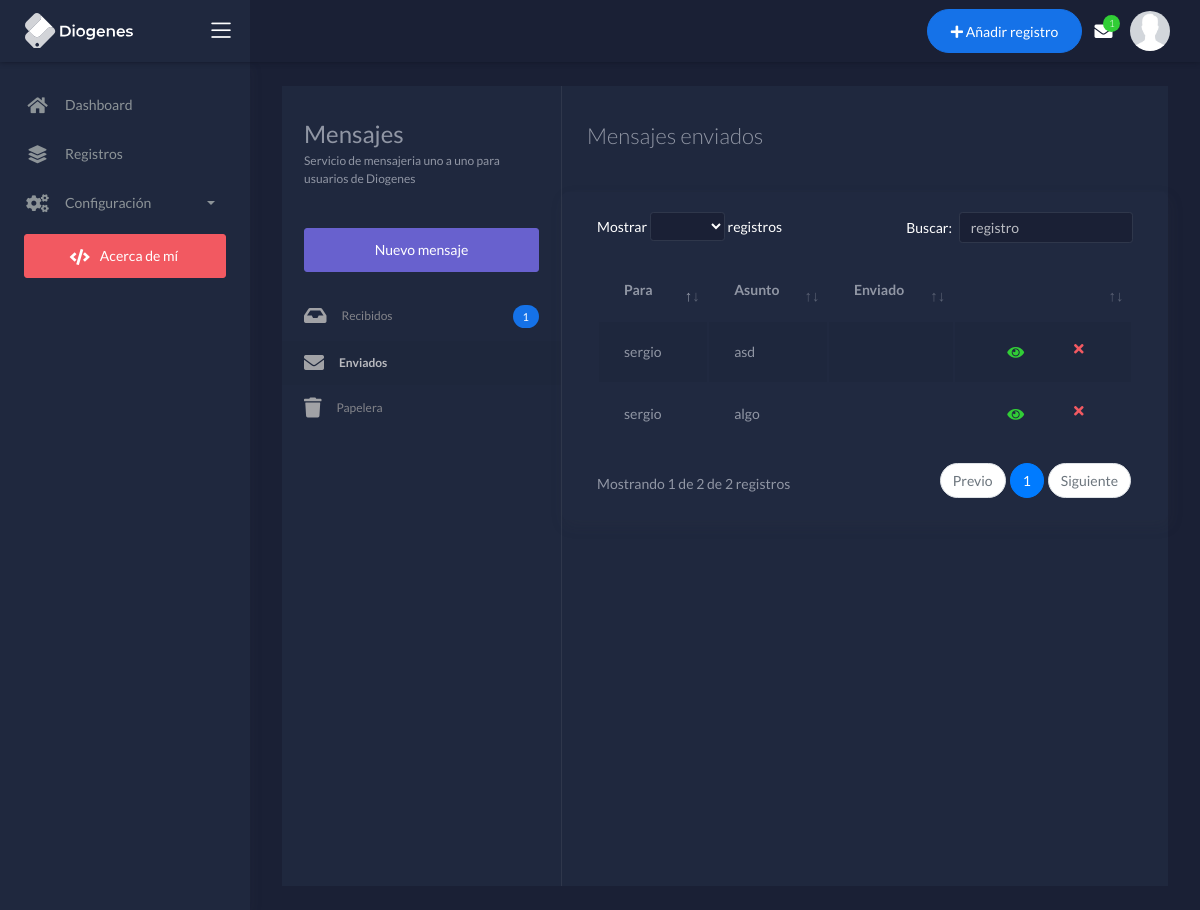
/mensajes/outbox/ (signed in), run on an earlier commit of the app's database.
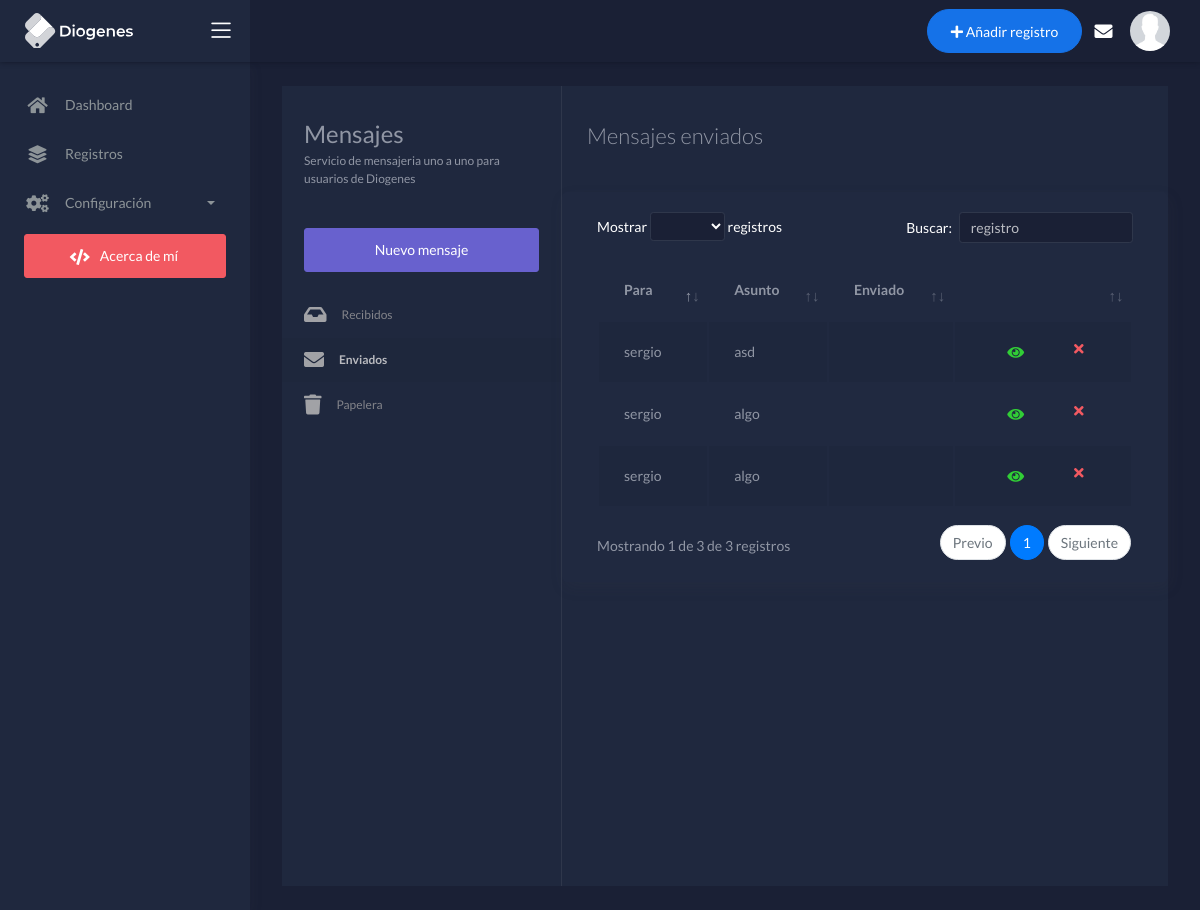
And on a later commit of the database.
### apps/mensajeria/models.py (models this page shows, shortened)
class Mensaje(models.Model):
    asunto = models.CharField(_("Subject"), max_length=140)
    cuerpo = models.TextField(_("Body"))
    remitente = models.ForeignKey(User, related_name='sent_messages', verbose_name=_("Sender"), on_delete=models.PROTECT)
    destinatario = models.ForeignKey(User, related_name='received_messages', null=True, blank=True, verbose_name=_("Recipient"), on_delete=models.SET_NULL)
    parent_msg = models.ForeignKey('self', related_name='next_messages', null=True, blank=True, verbose_name=_("Parent message"), on_delete=models.SET_NULL)
    enviado_el = models.DateTimeField(_("sent at"), null=True, blank=True)
    leido_el = models.DateTimeField(_("read at"), null=True, blank=True)
    respondido_el = models.DateTimeField(_("replied at"), null=True, blank=True)
    remitente_borrado_el = models.DateTimeField(_("Sender deleted at"), null=True, blank=True)
    destinatario_borrado_el = models.DateTimeField(_("Recipient deleted at"), null=True, blank=True)
    objects = ManagerMensaje()
    class Meta:
        ordering = ['-enviado_el']
        verbose_name = _("Mensaje")
        verbose_name_plural = _("Mensajes")

### apps/mensajeria/views.py (the view)
@login_required
def outbox(request):
    mensaje_list = Mensaje.objects.salida_user(request.user)
    return render(request, 'mensajeria/outbox.html', {'mensaje_list': mensaje_list})

### apps/finanzas/forms.py (shortened to what this page needs)
class Gastosform(forms.ModelForm):
    class Meta:
        model = Registros
        fields = ('importe', 'cuenta', 'fecha_de_pago', 'nota', 'categoria' )
        widgets = {
            'importe': forms.NumberInput(attrs={'class': 'form-control'}),
            'nota': forms.Textarea(attrs={'class': 'form-control'}),
            'fecha_de_pago' : forms.DateInput(attrs={'class': 'form-control', 'placeholder': 'Fecha de pago', 'type': 'date'}),
            'categoria': forms.Select(attrs={'class': 'form-control', 'id':'basic', 'name':'basic'}),
            'cuenta': forms.Select(attrs={'class': 'form-control'}),
        }

### apps/templates/mensajeria/outbox.html (shortened to what this page needs)
{% extends "layouts/base.html" %}
{% load i18n %}
{% block content %}
<div class="content">
    <div class="page-inner">
        <div class="page-with-aside mail-wrapper bg-dark2">
            {% include "mensajeria/sidebar.html" %}
            <div class="page-content mail-content">
                <div class="inbox-head d-lg-flex d-block">
                    <h3>Mensajes enviados</h3>
                </div>
                <div class="inbox-body">
                    <div class="card">
						<div class="card-body">
							<div class="table-responsive">
                                {% if mensaje_list %}
								<table id="add-row" class="display table table-striped table-hover" >
									<thead>
										<tr>
											<th>Para</th>
											<th>Asunto</th>
											<th>Enviado</th>
											<th style="width: 10%" class=""></th>
										</tr>
									</thead>
									<tbody>
										{% for mensaje in mensaje_list %}
										<tr>
											<td>{{ mensaje.destinatario }}</td>
											<td>{{ mensaje.asunto }}</td>
                                            <td>{{ mensaje.enviado_el|date:_("DATETIME_FORMAT") }}</td>
											<td>
												<div class="form-button-action">
                                                    <button type="button" data-toggle="tooltip" title="" class="btn btn-link btn-success btn-lg" data-original-title="Ver mensaje">
                                                    <a href="{{ mensaje.get_absolute_url }}"><i class="fas fa-eye btn-link btn-success"></i></a>
                                                    </button>
                                                    <form name="borrar_registro"  method="POST" action="{% url 'messages_delete' mensaje.id %}">
                                                    <button type="submit" onclick="validateForm()" class="btn btn-link btn-danger" data-toggle="tooltip" data-original-title="Eliminar mensaje">
                                                        <i class="fa fa-times btn-link btn-danger"></i></button>
                                                    </form>
												</div>
											</td>
										</tr>
										{% endfor %}
									</tbody>
								</table>
                                {% else %}
                                <p> "No hay mensajes"</p>
                                {% endif %}
							</div>
						</div>
					</div>
                </div>
            </div>
        </div>
    </div>
</div>
{% endblock %}

What changed in the data, as far as the page shows it:
added Mensaje: destinatario "sergio", asunto "algo"
Also different on the page:
text written by a page script: "Mostrar registros Buscar: Mostrando 1 de 2 de 2 registros Previo 1 Siguiente" → "Mostrar registros Buscar: Mostrando 1 de 3 de 3 registros Previo 1 Siguiente"
{{ messages_inbox_count }}: "1" → (not shown)
